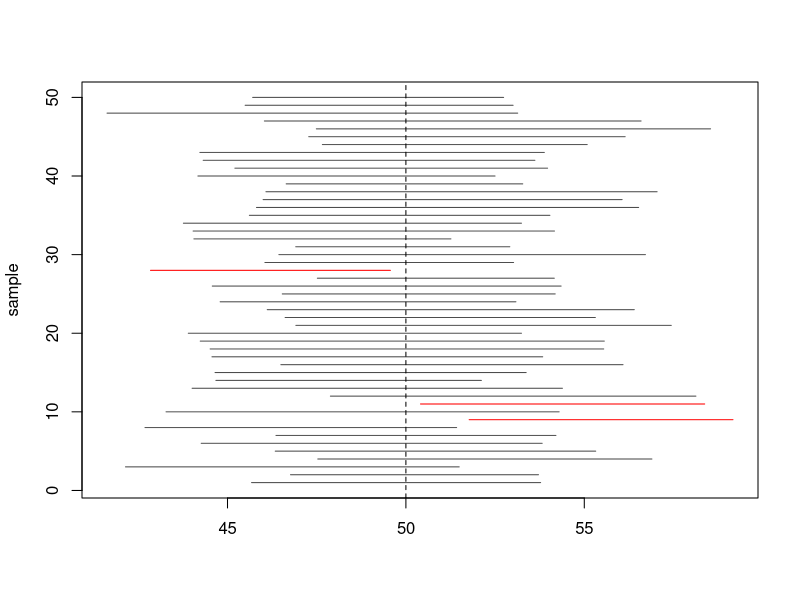

Here is the R script that generated this plot:
birth_weight <- c(3.1, 3.4, 2.9, 3.6, 3.2, 3.8, 3.0, 3.3, 3.5, 2.8, 3.4, 3.1)
n <- length(birth_weight)
xbar <- mean(birth_weight)
s <- sd(birth_weight)

# sigma known (0.3)
xbar + c(-1, 1) * qnorm(0.975) * 0.3 / sqrt(n)

# sigma unknown
xbar + c(-1, 1) * qt(0.975, n - 1) * s / sqrt(n)
t.test(birth_weight)$conf.int

ci_t <- function(x, level = 0.95) {
  n <- length(x)
  half <- qt(1 - (1 - level) / 2, n - 1) * sd(x) / sqrt(n)
  c(lower = mean(x) - half, upper = mean(x) + half)
}
sapply(c(0.90, 0.95, 0.99), function(l) ci_t(birth_weight, l))

# variance
(n - 1) * var(birth_weight) / qchisq(c(0.975, 0.025), n - 1)

# proportion: 132 of 400 voters
x <- 132; m <- 400; p_hat <- x / m
wald <- p_hat + c(-1, 1) * qnorm(0.975) * sqrt(p_hat * (1 - p_hat) / m)
wald
prop.test(x, m, correct = FALSE)$conf.int
binom.test(x, m)$conf.int

# sample size for margin 0.03 with p unknown
ceiling(qnorm(0.975)^2 * 0.25 / 0.03^2)
# sample size for mean, sigma 0.3, margin 0.1
ceiling((qnorm(0.975) * 0.3 / 0.1)^2)

# how often does a 95% interval catch mu?
set.seed(5)
covers <- replicate(2000, {
  y <- rnorm(15, mean = 50, sd = 8)
  ci <- ci_t(y)
  ci[1] < 50 && 50 < ci[2]
})
mean(covers)

intervals <- t(replicate(50, ci_t(rnorm(15, 50, 8))))
miss <- intervals[, 1] > 50 | intervals[, 2] < 50
plot(NULL, xlim = range(intervals), ylim = c(1, 50), xlab = "", ylab = "sample")
segments(intervals[, 1], 1:50, intervals[, 2], 1:50, col = ifelse(miss, "red", "grey30"))
abline(v = 50, lty = 2)
